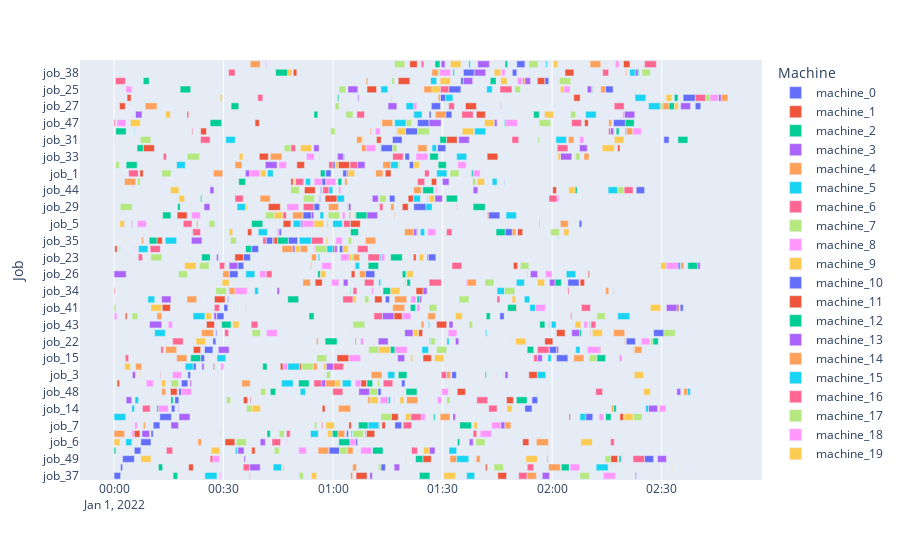

Here is the notebook cell this chart was saved with:
### Code cell
env.render(y_bar="Job",x_bar="Machine")
